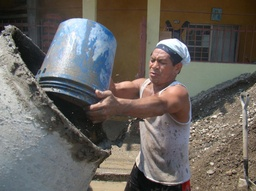
#> input picture utils/tools/mason.jpg, 256 x 191 px, shrunk from 1096 x 817 before the run
$ python tools.py
#> lines starting #> are read from the running program, lines starting #| are printed output that depends on the picture
__author__ = 'otniel'

import Image
from utils.pixelneighborhoods import BasePixelNeighborhood

MAX_PIXEL_INTENSITY = 255
MIN_PIXEL_INTENSITY = 0
FIXED_THRESHOLD = 127

def invert_rgb_image(image):
    pixels = image.load()
    inverted_image = Image.new(image.mode, image.size)
    inverted_pixels = inverted_image.load()
    for y in xrange(image.size[1]): # height
        for x in xrange(image.size[0]): # width
            inverted_pixels[x, y] = _invert_rgb_pixel(pixels[x, y])
    return inverted_image

def _invert_rgb_pixel(pixel):
    r, g, b = pixel
    return ((MAX_PIXEL_INTENSITY - r), (MAX_PIXEL_INTENSITY - g), (MAX_PIXEL_INTENSITY - b))

def grayscale_rgb_image(image):
    pixels = image.load()
    grayscale_image = Image.new("L", image.size)
    grayscale_pixels = grayscale_image.load()
    for y in xrange(image.size[1]): # height
        for x in xrange(image.size[0]): # width
            grayscale_pixels[x, y] = _get_grayscale_pixel(pixels[x, y])
    return grayscale_image

def _get_grayscale_pixel(rgb_pixel):
    red, green, blue = rgb_pixel
    # Weighted sum
    return sum([x*y for (x,y) in zip([red, green, blue],
                                     [0.2126, 0.7152, 0.0722])]) # Intensity coefficients [http://u.to/qEtWCg]

def binarize_rgb_image(image):
    grayscale_image = grayscale_rgb_image(image)
    return binarize_image(grayscale_image)

def binarize_image(image):
    binary_image = image
    binary_pixels = binary_image.load()
    for y in xrange(image.size[1]): # height
        for x in xrange(image.size[0]): # width
            binary_pixels[x, y] = _binarize_pixel(binary_pixels[x, y])
    return binary_image

def _binarize_pixel(pixel):
    if pixel >= FIXED_THRESHOLD:
        return MAX_PIXEL_INTENSITY
    return MIN_PIXEL_INTENSITY

if __name__ == '__main__':

    rgb_image = Image.open('mason.jpg')
#> rgb_image is the input picture: PIL image 256x191 RGB; mean R, G, B 105.1, 100.2, 95.1

    inverted_image = invert_rgb_image(rgb_image)
#> in invert_rgb_image, `inverted_image = Image.new(image.mode, image.size)`: inverted_image: PIL image 256x191 RGB; every value is 0
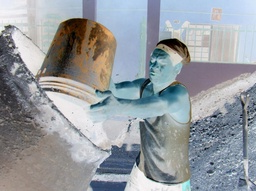
#> inverted_image: PIL image 256x191 RGB; mean R, G, B 149.9, 154.8, 159.9
    inverted_image.save('inverted_mason.png')

    gray_image = grayscale_rgb_image(rgb_image)
#> in grayscale_rgb_image, `grayscale_image = Image.new("L", image.size)`: grayscale_image: PIL image 256x191 L; every value is 0
#> (the run stopped early here; a loop or call above may not have finished)
